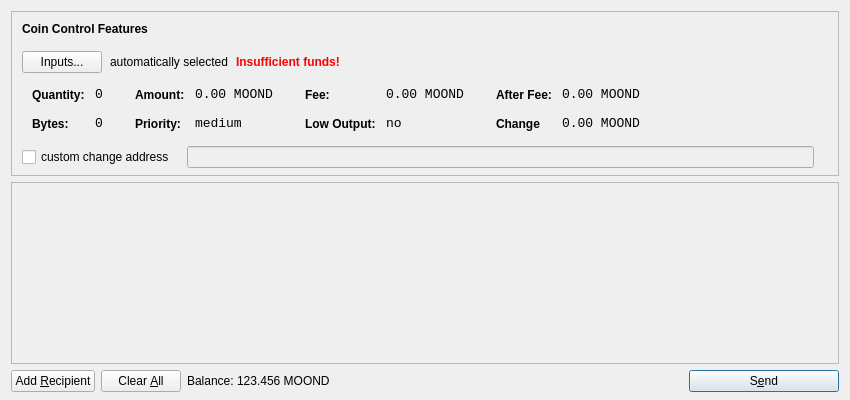
<?xml version="1.0" encoding="UTF-8"?>
<ui version="4.0">
 <class>SendCoinsDialog</class>
 <widget class="QDialog" name="SendCoinsDialog">
  <property name="geometry">
   <rect>
    <x>0</x>
    <y>0</y>
    <width>850</width>
    <height>400</height>
   </rect>
  </property>
  <property name="windowTitle">
   <string>Send Coins</string>
  </property>
  <layout class="QVBoxLayout" name="verticalLayout" stretch="0,1,0">
   <property name="bottomMargin">
    <number>8</number>
   </property>
   <item>
    <widget class="QFrame" name="frameCoinControl">
     <property name="sizePolicy">
      <sizepolicy hsizetype="Expanding" vsizetype="Expanding">
       <horstretch>0</horstretch>
       <verstretch>0</verstretch>
      </sizepolicy>
     </property>
     <property name="maximumSize">
      <size>
       <width>16777215</width>
       <height>16777215</height>
      </size>
     </property>
     <property name="frameShape">
      <enum>QFrame::StyledPanel</enum>
     </property>
     <property name="frameShadow">
      <enum>QFrame::Sunken</enum>
     </property>
     <layout class="QVBoxLayout" name="verticalLayoutCoinControl2">
      <property name="spacing">
       <number>-1</number>
      </property>
      <property name="leftMargin">
       <number>0</number>
      </property>
      <property name="topMargin">
       <number>0</number>
      </property>
      <property name="rightMargin">
       <number>0</number>
      </property>
      <property name="bottomMargin">
       <number>6</number>
      </property>
      <item>
       <layout class="QVBoxLayout" name="verticalLayoutCoinControl" stretch="0,0,0,0,1">
        <property name="spacing">
         <number>0</number>
        </property>
        <property name="leftMargin">
         <number>10</number>
        </property>
        <property name="topMargin">
         <number>10</number>
        </property>
        <item>
         <layout class="QHBoxLayout" name="horizontalLayoutCoinControl1">
          <property name="bottomMargin">
           <number>15</number>
          </property>
          <item>
           <widget class="QLabel" name="labelCoinControlFeatures">
            <property name="sizePolicy">
             <sizepolicy hsizetype="Preferred" vsizetype="Maximum">
              <horstretch>0</horstretch>
              <verstretch>0</verstretch>
             </sizepolicy>
            </property>
            <property name="font">
             <font>
              <weight>75</weight>
              <bold>true</bold>
             </font>
            </property>
            <property name="styleSheet">
             <string notr="true">font-weight:bold;</string>
            </property>
            <property name="text">
             <string>Coin Control Features</string>
            </property>
           </widget>
          </item>
         </layout>
        </item>
        <item>
         <layout class="QHBoxLayout" name="horizontalLayoutCoinControl2" stretch="0,0,0,0">
          <property name="spacing">
           <number>8</number>
          </property>
          <property name="bottomMargin">
           <number>10</number>
          </property>
          <item>
           <widget class="QPushButton" name="pushButtonCoinControl">
            <property name="styleSheet">
             <string notr="true"/>
            </property>
            <property name="text">
             <string>Inputs...</string>
            </property>
           </widget>
          </item>
          <item>
           <widget class="QLabel" name="labelCoinControlAutomaticallySelected">
            <property name="text">
             <string>automatically selected</string>
            </property>
            <property name="margin">
             <number>5</number>
            </property>
           </widget>
          </item>
          <item>
           <widget class="QLabel" name="labelCoinControlInsuffFunds">
            <property name="font">
             <font>
              <weight>75</weight>
              <bold>true</bold>
             </font>
            </property>
            <property name="styleSheet">
             <string notr="true">color:red;font-weight:bold;</string>
            </property>
            <property name="text">
             <string>Insufficient funds!</string>
            </property>
            <property name="margin">
             <number>5</number>
            </property>
           </widget>
          </item>
          <item>
           <spacer name="horizontalSpacerCoinControl">
            <property name="orientation">
             <enum>Qt::Horizontal</enum>
            </property>
            <property name="sizeHint" stdset="0">
             <size>
              <width>40</width>
              <height>1</height>
             </size>
            </property>
           </spacer>
          </item>
         </layout>
        </item>
        <item>
         <widget class="QWidget" name="widgetCoinControl" native="true">
          <property name="sizePolicy">
           <sizepolicy hsizetype="Preferred" vsizetype="Preferred">
            <horstretch>0</horstretch>
            <verstretch>0</verstretch>
           </sizepolicy>
          </property>
          <property name="minimumSize">
           <size>
            <width>0</width>
            <height>0</height>
           </size>
          </property>
          <property name="styleSheet">
           <string notr="true"/>
          </property>
          <layout class="QHBoxLayout" name="horizontalLayoutCoinControl5">
           <property name="margin">
            <number>0</number>
           </property>
           <item>
            <layout class="QHBoxLayout" name="horizontalLayoutCoinControl3" stretch="0,0,0,1">
             <property name="spacing">
              <number>20</number>
             </property>
             <property name="topMargin">
              <number>0</number>
             </property>
             <property name="bottomMargin">
              <number>10</number>
             </property>
             <item>
              <layout class="QFormLayout" name="formLayoutCoinControl1">
               <property name="horizontalSpacing">
                <number>10</number>
               </property>
               <property name="verticalSpacing">
                <number>14</number>
               </property>
               <property name="leftMargin">
                <number>10</number>
               </property>
               <property name="topMargin">
                <number>4</number>
               </property>
               <property name="rightMargin">
                <number>6</number>
               </property>
               <item row="0" column="0">
                <widget class="QLabel" name="labelCoinControlQuantityText">
                 <property name="styleSheet">
                  <string notr="true">font-weight:bold;</string>
                 </property>
                 <property name="text">
                  <string>Quantity:</string>
                 </property>
                 <property name="margin">
                  <number>0</number>
                 </property>
                </widget>
               </item>
               <item row="0" column="1">
                <widget class="QLabel" name="labelCoinControlQuantity">
                 <property name="font">
                  <font>
                   <family>Monospace</family>
                   <pointsize>10</pointsize>
                  </font>
                 </property>
                 <property name="cursor">
                  <cursorShape>IBeamCursor</cursorShape>
                 </property>
                 <property name="contextMenuPolicy">
                  <enum>Qt::ActionsContextMenu</enum>
                 </property>
                 <property name="text">
                  <string>0</string>
                 </property>
                 <property name="margin">
                  <number>0</number>
                 </property>
                 <property name="textInteractionFlags">
                  <set>Qt::LinksAccessibleByMouse|Qt::TextSelectableByKeyboard|Qt::TextSelectableByMouse</set>
                 </property>
                </widget>
               </item>
               <item row="1" column="0">
                <widget class="QLabel" name="labelCoinControlBytesText">
                 <property name="styleSheet">
                  <string notr="true">font-weight:bold;</string>
                 </property>
                 <property name="text">
                  <string>Bytes:</string>
                 </property>
                </widget>
               </item>
               <item row="1" column="1">
                <widget class="QLabel" name="labelCoinControlBytes">
                 <property name="font">
                  <font>
                   <family>Monospace</family>
                   <pointsize>10</pointsize>
                  </font>
                 </property>
                 <property name="cursor">
                  <cursorShape>IBeamCursor</cursorShape>
                 </property>
                 <property name="contextMenuPolicy">
                  <enum>Qt::ActionsContextMenu</enum>
                 </property>
                 <property name="text">
                  <string>0</string>
                 </property>
                 <property name="textInteractionFlags">
                  <set>Qt::LinksAccessibleByMouse|Qt::TextSelectableByKeyboard|Qt::TextSelectableByMouse</set>
                 </property>
                </widget>
               </item>
              </layout>
             </item>
             <item>
              <layout class="QFormLayout" name="formLayoutCoinControl2">
               <property name="horizontalSpacing">
                <number>10</number>
               </property>
               <property name="verticalSpacing">
                <number>14</number>
               </property>
               <property name="leftMargin">
                <number>6</number>
               </property>
               <property name="topMargin">
                <number>4</number>
               </property>
               <property name="rightMargin">
                <number>6</number>
               </property>
               <item row="0" column="0">
                <widget class="QLabel" name="labelCoinControlAmountText">
                 <property name="styleSheet">
                  <string notr="true">font-weight:bold;</string>
                 </property>
                 <property name="text">
                  <string>Amount:</string>
                 </property>
                 <property name="margin">
                  <number>0</number>
                 </property>
                </widget>
               </item>
               <item row="0" column="1">
                <widget class="QLabel" name="labelCoinControlAmount">
                 <property name="font">
                  <font>
                   <family>Monospace</family>
                   <pointsize>10</pointsize>
                  </font>
                 </property>
                 <property name="cursor">
                  <cursorShape>IBeamCursor</cursorShape>
                 </property>
                 <property name="contextMenuPolicy">
                  <enum>Qt::ActionsContextMenu</enum>
                 </property>
                 <property name="text">
                  <string>0.00 MOOND</string>
                 </property>
                 <property name="textInteractionFlags">
                  <set>Qt::LinksAccessibleByMouse|Qt::TextSelectableByKeyboard|Qt::TextSelectableByMouse</set>
                 </property>
                </widget>
               </item>
               <item row="1" column="0">
                <widget class="QLabel" name="labelCoinControlPriorityText">
                 <property name="styleSheet">
                  <string notr="true">font-weight:bold;</string>
                 </property>
                 <property name="text">
                  <string>Priority:</string>
                 </property>
                </widget>
               </item>
               <item row="1" column="1">
                <widget class="QLabel" name="labelCoinControlPriority">
                 <property name="font">
                  <font>
                   <family>Monospace</family>
                   <pointsize>10</pointsize>
                  </font>
                 </property>
                 <property name="cursor">
                  <cursorShape>IBeamCursor</cursorShape>
                 </property>
                 <property name="contextMenuPolicy">
                  <enum>Qt::ActionsContextMenu</enum>
                 </property>
                 <property name="text">
                  <string>medium</string>
                 </property>
                 <property name="textInteractionFlags">
                  <set>Qt::LinksAccessibleByMouse|Qt::TextSelectableByKeyboard|Qt::TextSelectableByMouse</set>
                 </property>
                </widget>
               </item>
              </layout>
             </item>
             <item>
              <layout class="QFormLayout" name="formLayoutCoinControl3">
               <property name="horizontalSpacing">
                <number>10</number>
               </property>
               <property name="verticalSpacing">
                <number>14</number>
               </property>
               <property name="leftMargin">
                <number>6</number>
               </property>
               <property name="topMargin">
                <number>4</number>
               </property>
               <property name="rightMargin">
                <number>6</number>
               </property>
               <item row="0" column="0">
                <widget class="QLabel" name="labelCoinControlFeeText">
                 <property name="styleSheet">
                  <string notr="true">font-weight:bold;</string>
                 </property>
                 <property name="text">
                  <string>Fee:</string>
                 </property>
                 <property name="margin">
                  <number>0</number>
                 </property>
                </widget>
               </item>
               <item row="0" column="1">
                <widget class="QLabel" name="labelCoinControlFee">
                 <property name="font">
                  <font>
                   <family>Monospace</family>
                   <pointsize>10</pointsize>
                  </font>
                 </property>
                 <property name="cursor">
                  <cursorShape>IBeamCursor</cursorShape>
                 </property>
                 <property name="contextMenuPolicy">
                  <enum>Qt::ActionsContextMenu</enum>
                 </property>
                 <property name="text">
                  <string>0.00 MOOND</string>
                 </property>
                 <property name="textInteractionFlags">
                  <set>Qt::LinksAccessibleByMouse|Qt::TextSelectableByKeyboard|Qt::TextSelectableByMouse</set>
                 </property>
                </widget>
               </item>
               <item row="1" column="0">
                <widget class="QLabel" name="labelCoinControlLowOutputText">
                 <property name="styleSheet">
                  <string notr="true">font-weight:bold;</string>
                 </property>
                 <property name="text">
                  <string>Low Output:</string>
                 </property>
                </widget>
               </item>
               <item row="1" column="1">
                <widget class="QLabel" name="labelCoinControlLowOutput">
                 <property name="font">
                  <font>
                   <family>Monospace</family>
                   <pointsize>10</pointsize>
                  </font>
                 </property>
                 <property name="cursor">
                  <cursorShape>IBeamCursor</cursorShape>
                 </property>
                 <property name="contextMenuPolicy">
                  <enum>Qt::ActionsContextMenu</enum>
                 </property>
                 <property name="text">
                  <string>no</string>
                 </property>
                 <property name="textInteractionFlags">
                  <set>Qt::LinksAccessibleByMouse|Qt::TextSelectableByKeyboard|Qt::TextSelectableByMouse</set>
                 </property>
                </widget>
               </item>
              </layout>
             </item>
             <item>
              <layout class="QFormLayout" name="formLayoutCoinControl4">
               <property name="horizontalSpacing">
                <number>10</number>
               </property>
               <property name="verticalSpacing">
                <number>14</number>
               </property>
               <property name="leftMargin">
                <number>6</number>
               </property>
               <property name="topMargin">
                <number>4</number>
               </property>
               <property name="rightMargin">
                <number>6</number>
               </property>
               <item row="0" column="0">
                <widget class="QLabel" name="labelCoinControlAfterFeeText">
                 <property name="styleSheet">
                  <string notr="true">font-weight:bold;</string>
                 </property>
                 <property name="text">
                  <string>After Fee:</string>
                 </property>
                 <property name="margin">
                  <number>0</number>
                 </property>
                </widget>
               </item>
               <item row="0" column="1">
                <widget class="QLabel" name="labelCoinControlAfterFee">
                 <property name="font">
                  <font>
                   <family>Monospace</family>
                   <pointsize>10</pointsize>
                  </font>
                 </property>
                 <property name="cursor">
                  <cursorShape>IBeamCursor</cursorShape>
                 </property>
                 <property name="contextMenuPolicy">
                  <enum>Qt::ActionsContextMenu</enum>
                 </property>
                 <property name="text">
                  <string>0.00 MOOND</string>
                 </property>
                 <property name="textInteractionFlags">
                  <set>Qt::LinksAccessibleByMouse|Qt::TextSelectableByKeyboard|Qt::TextSelectableByMouse</set>
                 </property>
                </widget>
               </item>
               <item row="1" column="0">
                <widget class="QLabel" name="labelCoinControlChangeText">
                 <property name="styleSheet">
                  <string notr="true">font-weight:bold;</string>
                 </property>
                 <property name="text">
                  <string>Change</string>
                 </property>
                </widget>
               </item>
               <item row="1" column="1">
                <widget class="QLabel" name="labelCoinControlChange">
                 <property name="font">
                  <font>
                   <family>Monospace</family>
                   <pointsize>10</pointsize>
                  </font>
                 </property>
                 <property name="cursor">
                  <cursorShape>IBeamCursor</cursorShape>
                 </property>
                 <property name="contextMenuPolicy">
                  <enum>Qt::ActionsContextMenu</enum>
                 </property>
                 <property name="text">
                  <string>0.00 MOOND</string>
                 </property>
                 <property name="textInteractionFlags">
                  <set>Qt::LinksAccessibleByMouse|Qt::TextSelectableByKeyboard|Qt::TextSelectableByMouse</set>
                 </property>
                </widget>
               </item>
              </layout>
             </item>
            </layout>
           </item>
          </layout>
         </widget>
        </item>
        <item>
         <layout class="QHBoxLayout" name="horizontalLayoutCoinControl4" stretch="0,0,0">
          <property name="spacing">
           <number>12</number>
          </property>
          <property name="sizeConstraint">
           <enum>QLayout::SetDefaultConstraint</enum>
          </property>
          <property name="topMargin">
           <number>5</number>
          </property>
          <property name="rightMargin">
           <number>5</number>
          </property>
          <item>
           <widget class="QCheckBox" name="checkBoxCoinControlChange">
            <property name="text">
             <string>custom change address</string>
            </property>
           </widget>
          </item>
          <item>
           <widget class="QLineEdit" name="lineEditCoinControlChange">
            <property name="enabled">
             <bool>false</bool>
            </property>
            <property name="sizePolicy">
             <sizepolicy hsizetype="Expanding" vsizetype="Fixed">
              <horstretch>0</horstretch>
              <verstretch>0</verstretch>
             </sizepolicy>
            </property>
           </widget>
          </item>
          <item>
           <widget class="QLabel" name="labelCoinControlChangeLabel">
            <property name="sizePolicy">
             <sizepolicy hsizetype="Preferred" vsizetype="Expanding">
              <horstretch>0</horstretch>
              <verstretch>0</verstretch>
             </sizepolicy>
            </property>
            <property name="minimumSize">
             <size>
              <width>0</width>
              <height>0</height>
             </size>
            </property>
            <property name="text">
             <string/>
            </property>
            <property name="margin">
             <number>3</number>
            </property>
           </widget>
          </item>
         </layout>
        </item>
        <item>
         <spacer name="verticalSpacerCoinControl">
          <property name="orientation">
           <enum>Qt::Vertical</enum>
          </property>
          <property name="sizeHint" stdset="0">
           <size>
            <width>800</width>
            <height>1</height>
           </size>
          </property>
         </spacer>
        </item>
       </layout>
      </item>
     </layout>
    </widget>
   </item>
   <item>
    <widget class="QScrollArea" name="scrollArea">
     <property name="widgetResizable">
      <bool>true</bool>
     </property>
     <widget class="QWidget" name="scrollAreaWidgetContents">
      <property name="geometry">
       <rect>
        <x>0</x>
        <y>0</y>
        <width>830</width>
        <height>165</height>
       </rect>
      </property>
      <layout class="QVBoxLayout" name="verticalLayout_2">
       <property name="margin">
        <number>0</number>
       </property>
       <item>
        <layout class="QVBoxLayout" name="entries">
         <property name="spacing">
          <number>6</number>
         </property>
        </layout>
       </item>
       <item>
        <spacer name="verticalSpacer">
         <property name="orientation">
          <enum>Qt::Vertical</enum>
         </property>
         <property name="sizeHint" stdset="0">
          <size>
           <width>20</width>
           <height>40</height>
          </size>
         </property>
        </spacer>
       </item>
      </layout>
     </widget>
    </widget>
   </item>
   <item>
    <layout class="QHBoxLayout" name="horizontalLayout">
     <item>
      <widget class="QPushButton" name="addButton">
       <property name="toolTip">
        <string>Send to multiple recipients at once</string>
       </property>
       <property name="text">
        <string>Add &amp;Recipient</string>
       </property>
       <property name="icon">
        <iconset resource="../bitcoin.qrc">
         <normaloff>:/icons/add</normaloff>:/icons/add</iconset>
       </property>
       <property name="autoDefault">
        <bool>false</bool>
       </property>
      </widget>
     </item>
     <item>
      <widget class="QPushButton" name="clearButton">
       <property name="sizePolicy">
        <sizepolicy hsizetype="Minimum" vsizetype="Fixed">
         <horstretch>0</horstretch>
         <verstretch>0</verstretch>
        </sizepolicy>
       </property>
       <property name="toolTip">
        <string>Remove all transaction fields</string>
       </property>
       <property name="text">
        <string>Clear &amp;All</string>
       </property>
       <property name="icon">
        <iconset resource="../bitcoin.qrc">
         <normaloff>:/icons/remove</normaloff>:/icons/remove</iconset>
       </property>
       <property name="autoRepeatDelay">
        <number>300</number>
       </property>
       <property name="autoDefault">
        <bool>false</bool>
       </property>
      </widget>
     </item>
     <item>
      <layout class="QHBoxLayout" name="horizontalLayout_2">
       <property name="spacing">
        <number>3</number>
       </property>
       <item>
        <widget class="QLabel" name="label">
         <property name="sizePolicy">
          <sizepolicy hsizetype="Preferred" vsizetype="Fixed">
           <horstretch>0</horstretch>
           <verstretch>0</verstretch>
          </sizepolicy>
         </property>
         <property name="text">
          <string>Balance:</string>
         </property>
        </widget>
       </item>
       <item>
        <widget class="QLabel" name="labelBalance">
         <property name="sizePolicy">
          <sizepolicy hsizetype="Preferred" vsizetype="Fixed">
           <horstretch>0</horstretch>
           <verstretch>0</verstretch>
          </sizepolicy>
         </property>
         <property name="cursor">
          <cursorShape>IBeamCursor</cursorShape>
         </property>
         <property name="text">
          <string>123.456 MOOND</string>
         </property>
         <property name="textInteractionFlags">
          <set>Qt::LinksAccessibleByMouse|Qt::TextSelectableByKeyboard|Qt::TextSelectableByMouse</set>
         </property>
        </widget>
       </item>
      </layout>
     </item>
     <item>
      <spacer name="horizontalSpacer">
       <property name="orientation">
        <enum>Qt::Horizontal</enum>
       </property>
       <property name="sizeHint" stdset="0">
        <size>
         <width>40</width>
         <height>20</height>
        </size>
       </property>
      </spacer>
     </item>
     <item>
      <widget class="QPushButton" name="sendButton">
       <property name="minimumSize">
        <size>
         <width>150</width>
         <height>0</height>
        </size>
       </property>
       <property name="toolTip">
        <string>Confirm the send action</string>
       </property>
       <property name="text">
        <string>S&amp;end</string>
       </property>
       <property name="icon">
        <iconset resource="../bitcoin.qrc">
         <normaloff>:/icons/send</normaloff>:/icons/send</iconset>
       </property>
       <property name="default">
        <bool>true</bool>
       </property>
      </widget>
     </item>
    </layout>
   </item>
  </layout>
 </widget>
 <resources>
  <include location="../bitcoin.qrc"/>
 </resources>
 <connections/>
</ui>
